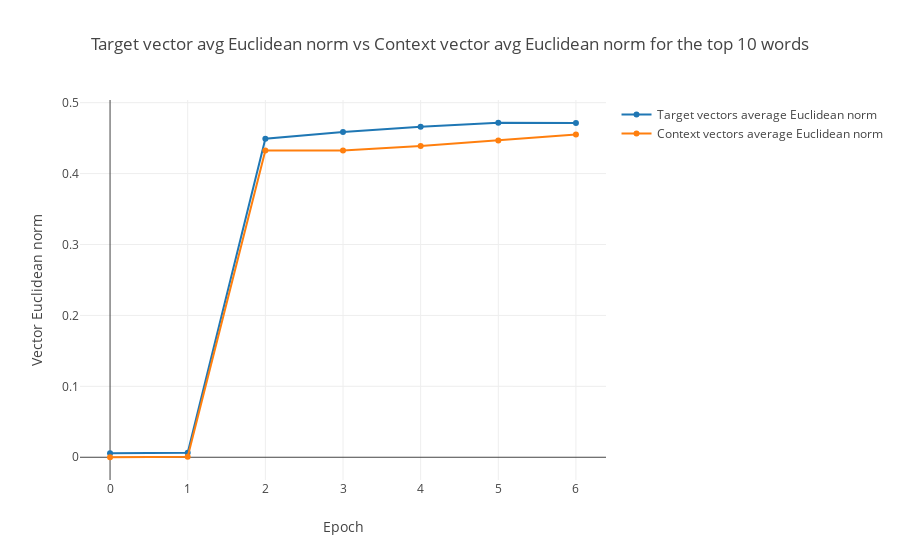

Notebook source saved alongside this figure:
### Markdown cell above
# Evolution of vector norms during training for Poincare Embeddings

### Code cell
# train_log = os.path.join(ROOT, 
#                          "train_logs/train_levy_nll_3_100_A05_a001_n5_w5_c100_poincare_OPTwfullrsgd_bias_burnin1")
train_log = os.path.join(ROOT, 
                         "train_logs/train_levy_nll_5_100_A01_a0001_n5_w5_c100_poincare_OPTwfullrsgd_SIMcosh-dist-sq_burnin1")
buckets = []

NUM_OF_BURNIN_EPOCHS = 1

def get_data_from_line(line):
    line = line.split(":")
    epoch = int(line[0].split(" ")[2])
    if epoch > NUM_OF_BURNIN_EPOCHS:
        epoch = epoch - 1
    target_emb_norm = float(line[2].split(" ")[1])
    context_emb_norm = float(line[2].split(" ")[3])
    return [epoch, target_emb_norm, context_emb_norm]

with open(train_log, "r") as f:
    content = [line.strip() for line in f.readlines()]
    
    # Get buckets.
    initial_data = list(filter(lambda l: "EPOCH - 0 : Average target and context vector norm" in l, content))
    buckets = [int(l.split(" ")[13]) for l in initial_data]
    print("Buckets:")
    print(buckets)
    
    bucket_data = []
    for thresh in buckets:
        data = list(filter(
            lambda l: "{} words".format(thresh) in l and "EPOCH - {}".format(NUM_OF_BURNIN_EPOCHS) not in l, 
            content))
        bucket_data += [np.array([get_data_from_line(l) for i, l in enumerate(data)])]
    
# Plot target vector avg Euclidean norm VS context vector avg Euclidean norm for top 10 words
w10 = bucket_data[0]
l1 = go.Scatter(
    x=w10[:, 0],
    y=w10[:, 1],
    mode="lines+markers",
    name='Target vectors average Euclidean norm')
l2 = go.Scatter(
    x=w10[:, 0],
    y=w10[:, 2],
    mode="lines+markers",
    name='Context vectors average Euclidean norm')

layout = dict(
    title = 'Target vector avg Euclidean norm vs Context vector avg Euclidean norm for the top 10 words',
    xaxis = dict(title = 'Epoch'),
    yaxis = dict(title = 'Vector Euclidean norm'),
)
iplot(dict(data=[l1, l2], layout=layout))

### Figure 1 — Plotly figure (JSON) as saved in the notebook; plotly's stock layout.template omitted (floating-point values rounded to 4 significant figures)
{"data": [{"mode": "lines+markers", "name": "Target vectors average Euclidean norm", "type": "scatter", "x": [0, 1, 2, 3, 4, 5, 6], "y": [0.0057, 0.0062, 0.4492, 0.4585, 0.4662, 0.4717, 0.4712]}, {"mode": "lines+markers", "name": "Context vectors average Euclidean norm", "type": "scatter", "x": [0, 1, 2, 3, 4, 5, 6], "y": [0, 0.0007, 0.4324, 0.4326, 0.4389, 0.4468, 0.455]}], "layout": {"title": "Target vector avg Euclidean norm vs Context vector avg Euclidean norm for the top 10 words", "xaxis": {"title": "Epoch"}, "yaxis": {"title": "Vector Euclidean norm"}}}
